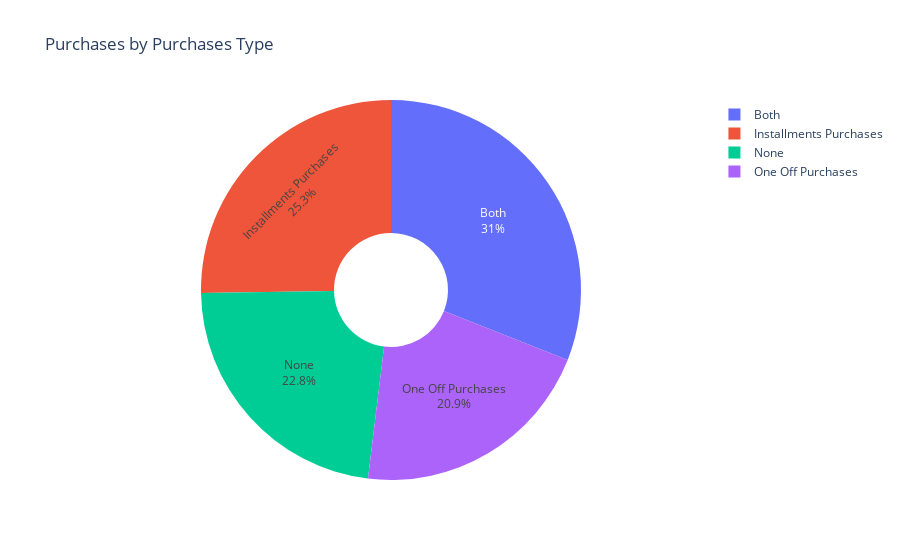

Source (notebook cell):
### Code cell
none = len(df_eda.loc[(df_cc['ONEOFF_PURCHASES']==0) & (df_eda['INSTALLMENTS_PURCHASES']==0)])

both = len(df_eda.loc[(df_cc['ONEOFF_PURCHASES']>0) & (df_eda['INSTALLMENTS_PURCHASES']>0)])

oopr = len(df_eda.loc[(df_cc['ONEOFF_PURCHASES']>0) & (df_eda['INSTALLMENTS_PURCHASES']==0)])

inpr = len(df_eda.loc[(df_cc['ONEOFF_PURCHASES']==0) & (df_eda['INSTALLMENTS_PURCHASES']>0)])


labels = ['None','Both','One Off Purchases','Installments Purchases']
values = [none, both, oopr, inpr]

fig = go.Figure(data=[go.Pie(labels=labels, values=values,textinfo='label+percent',hole=0.3)])
fig.update_layout(
    title_text="Purchases by Purchases Type")
fig.show()

### Figure 1 — Plotly figure (JSON) as saved in the notebook; plotly's stock layout.template omitted (floating-point values rounded to 4 significant figures)
{"data": [{"hole": 0.3, "labels": ["None", "Both", "One Off Purchases", "Installments Purchases"], "textinfo": "label+percent", "type": "pie", "values": [2042, 2774, 1874, 2260]}], "layout": {"title": {"text": "Purchases by Purchases Type"}}}
